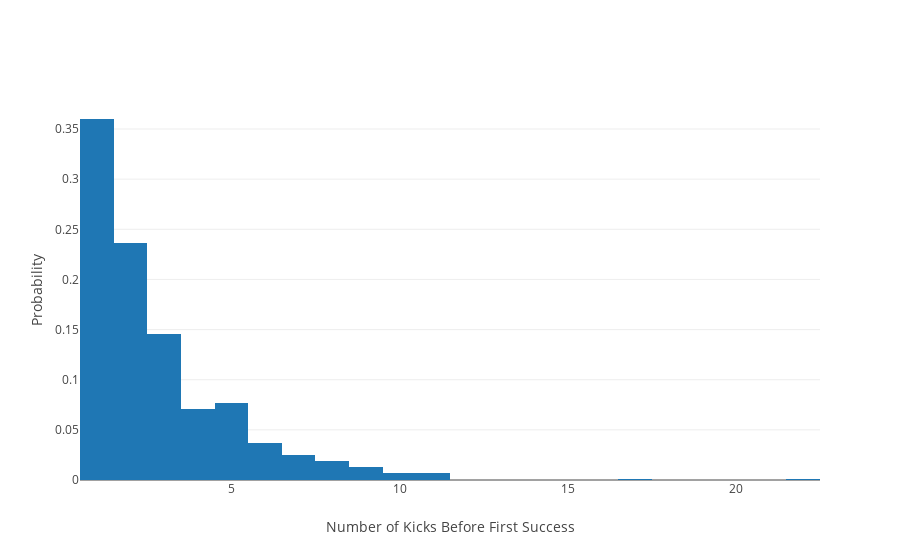

Source (notebook cell):
### Markdown cell above
Let's check this with a simulation

### Code cell
num_tests = 1000
kick_values = []

for test in range(num_tests):
    num_kicks = 0
    success = 0
    while (success == 0):
        success = np.random.choice([1, 0], p=[kick_prob, (1-kick_prob)])
        num_kicks += 1
    kick_values.append(num_kicks)


    
plot_data = [go.Histogram(x=kick_values, histnorm='probability')]

plot_layout = go.Layout(
    xaxis=dict(
        title='Number of Kicks Before First Success'
    ),
    yaxis=dict(
        title='Probability'
    )
)

fig = go.Figure(data=plot_data, layout=plot_layout)
iplot(fig)

### Figure 1 — Plotly figure (JSON) as saved in the notebook; plotly's stock layout.template omitted (floating-point values rounded to 4 significant figures; data arrays with more than 128 entries replaced by an {"elided": "..."} marker saying what was removed)
{"data": [{"histnorm": "probability", "type": "histogram", "uid": "57a4429e-ca1e-11e8-9d14-f0189801d286", "x": {"elided": "1000 int values"}}], "layout": {"xaxis": {"title": "Number of Kicks Before First Success"}, "yaxis": {"title": "Probability"}}}
